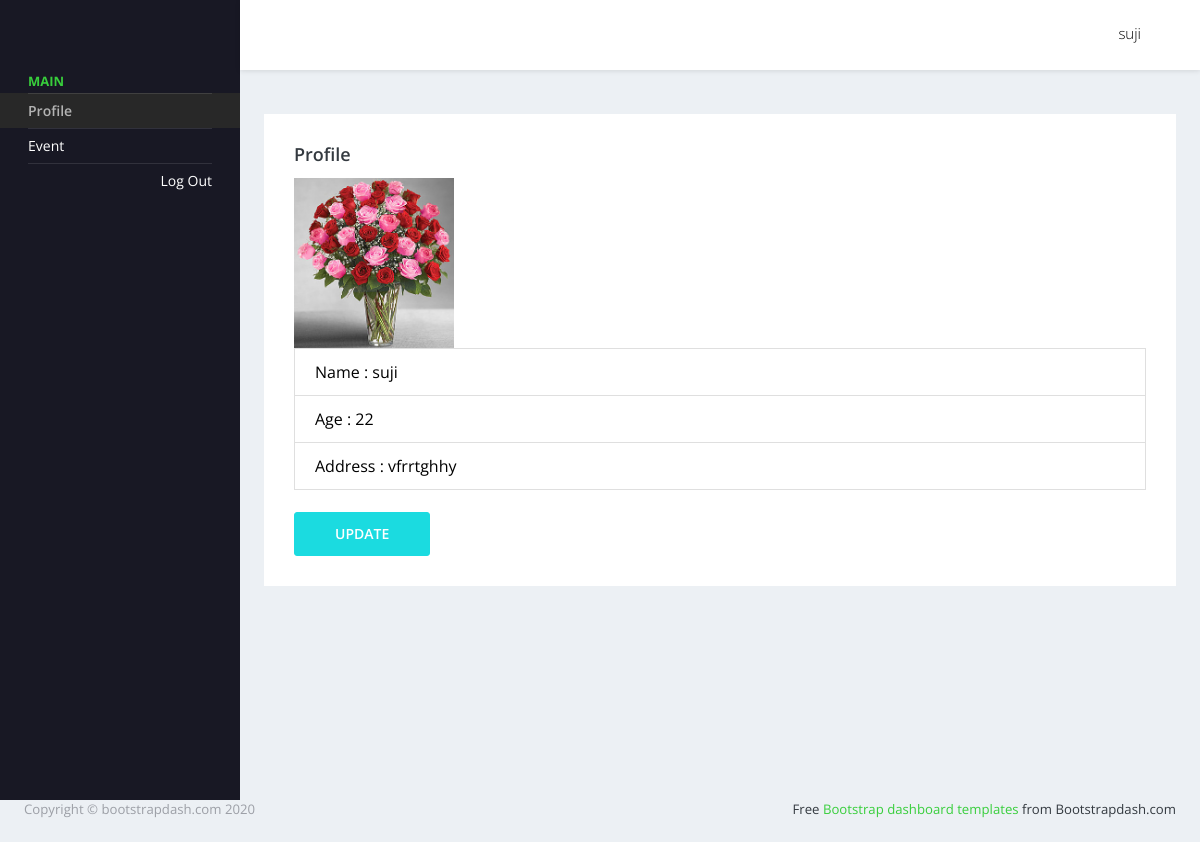
Before: /profileview (signed in) with the older database file.
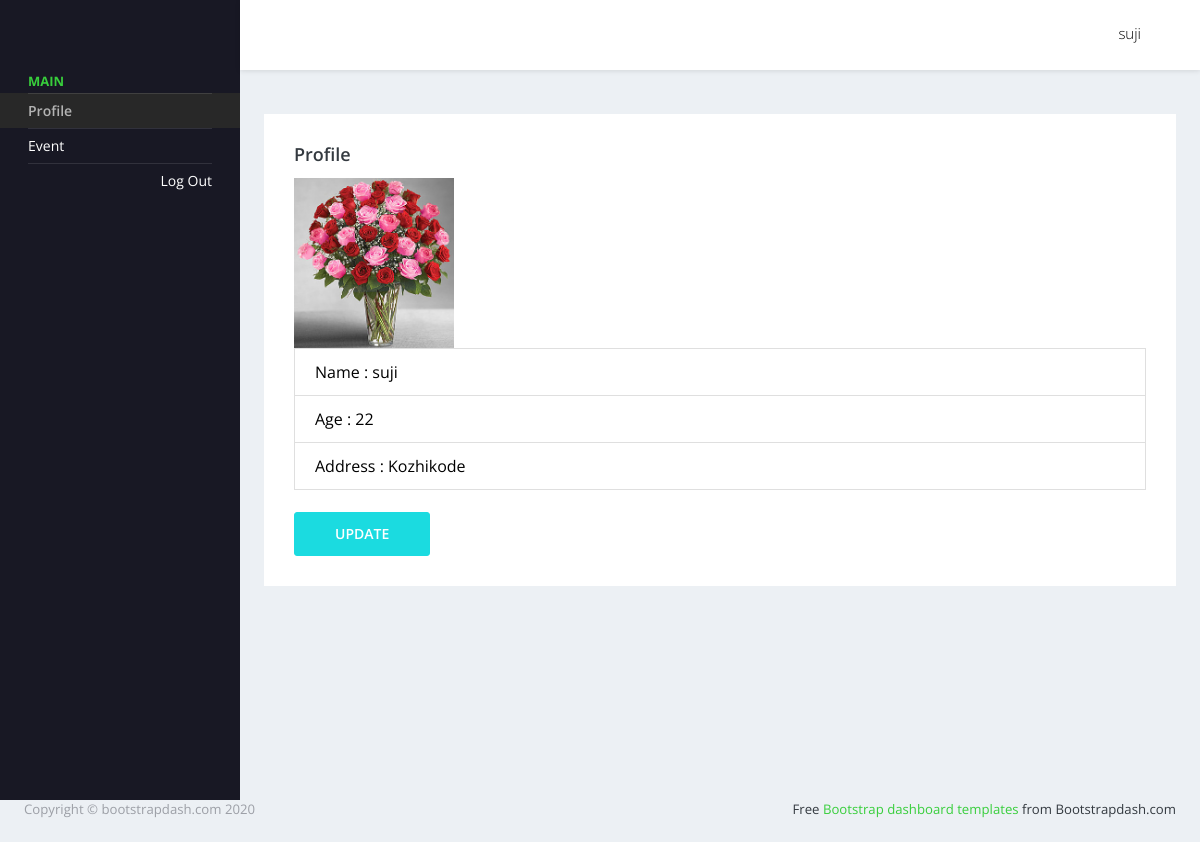
After: the same page with the newer database file.
### myapp/models.py (models this page shows)
class userlogin(models.Model):
    user=models.ForeignKey(Login,on_delete=models.CASCADE)
    name=models.CharField(max_length=30)
    age=models.IntegerField(null=True,blank=True)
    address=models.TextField(max_length=200)
    image=models.ImageField()

### myapp/views.py (the view)
# urls.py: path('profileview', views.profileview, name='profileview'),
def profileview(request):
    u = request.user
    data = userlogin.objects.filter(user=u)
    print(data)
    return render(request,'userpages/profileview.html',{'data':data})

### templates/userpages/profileview.html (shortened to what this page needs)
{% extends 'userpages/userhome.html' %}
{% load static %}
{% block content %}
<div class="card">
    <div class="card-body">
        <h4 class="card-title">Profile</h4>
        <form method ='post' enctype="multipart/form-data">
           {% for i in data %}
            <div class="template-demo">
                <div><img style="height: 170px;width: 160px;" src="{{i.image.url}}" ></div>
                <div style="color:black";>
                  <li class="list-group-item">Name : {{i.name}}</li>
                  <li class="list-group-item">Age : {{i.age}} </li>
                  <li class="list-group-item">Address : {{i.address}}</li>
                </div>
            </div>
            <br>
                <a class="btn btn-primary" href="{% url 'profileupdate' i.id %}">UPDATE</a>
                {% endfor %}
        </form>
    </div>
</div>
{% endblock %}

Changed rows visible on the page:
changed userlogin "suji": address "vfrrtghhy" → "Kozhikode"
